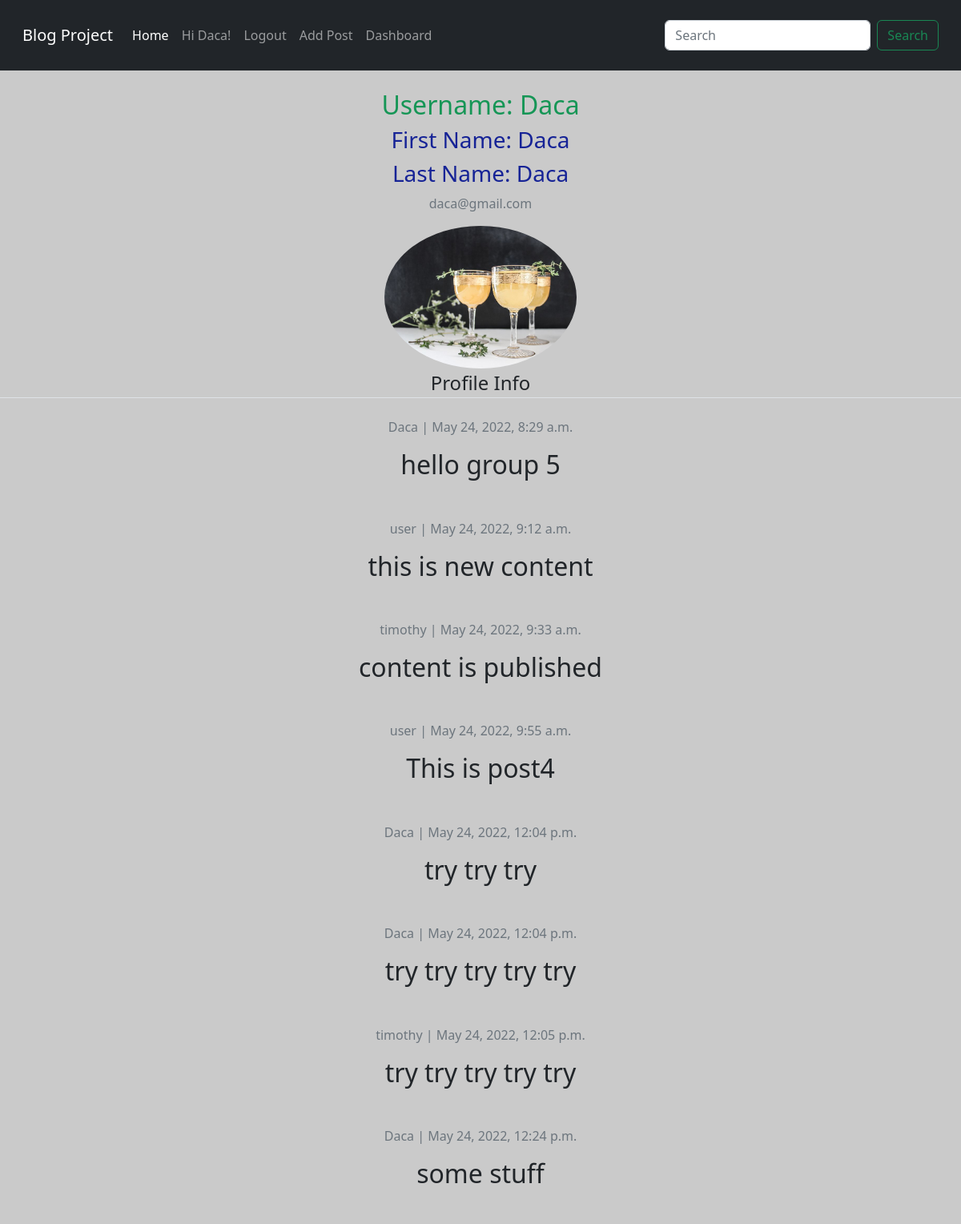
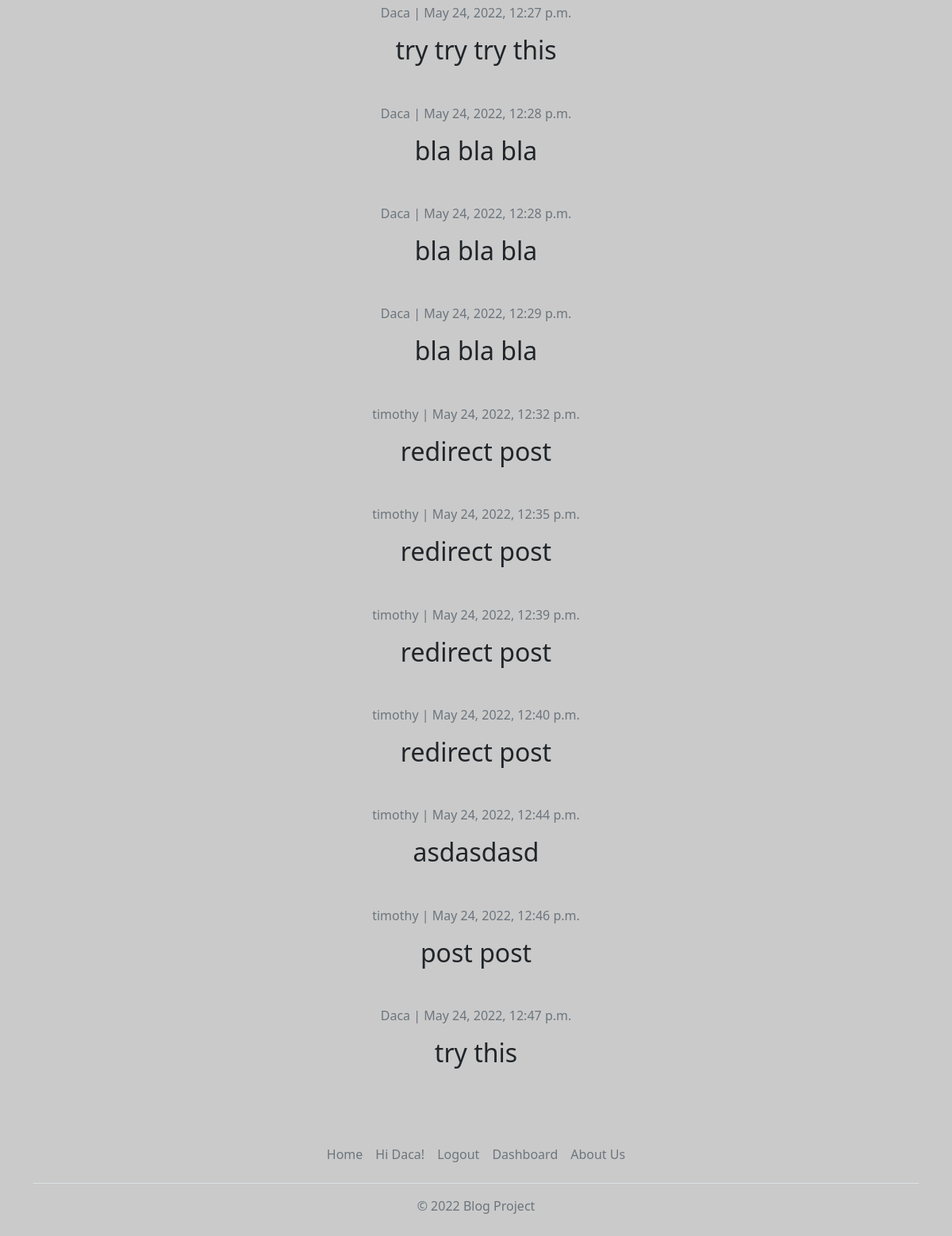
Page /user_profile/ (signed in) on the earlier database version (2 pictures, top to bottom).
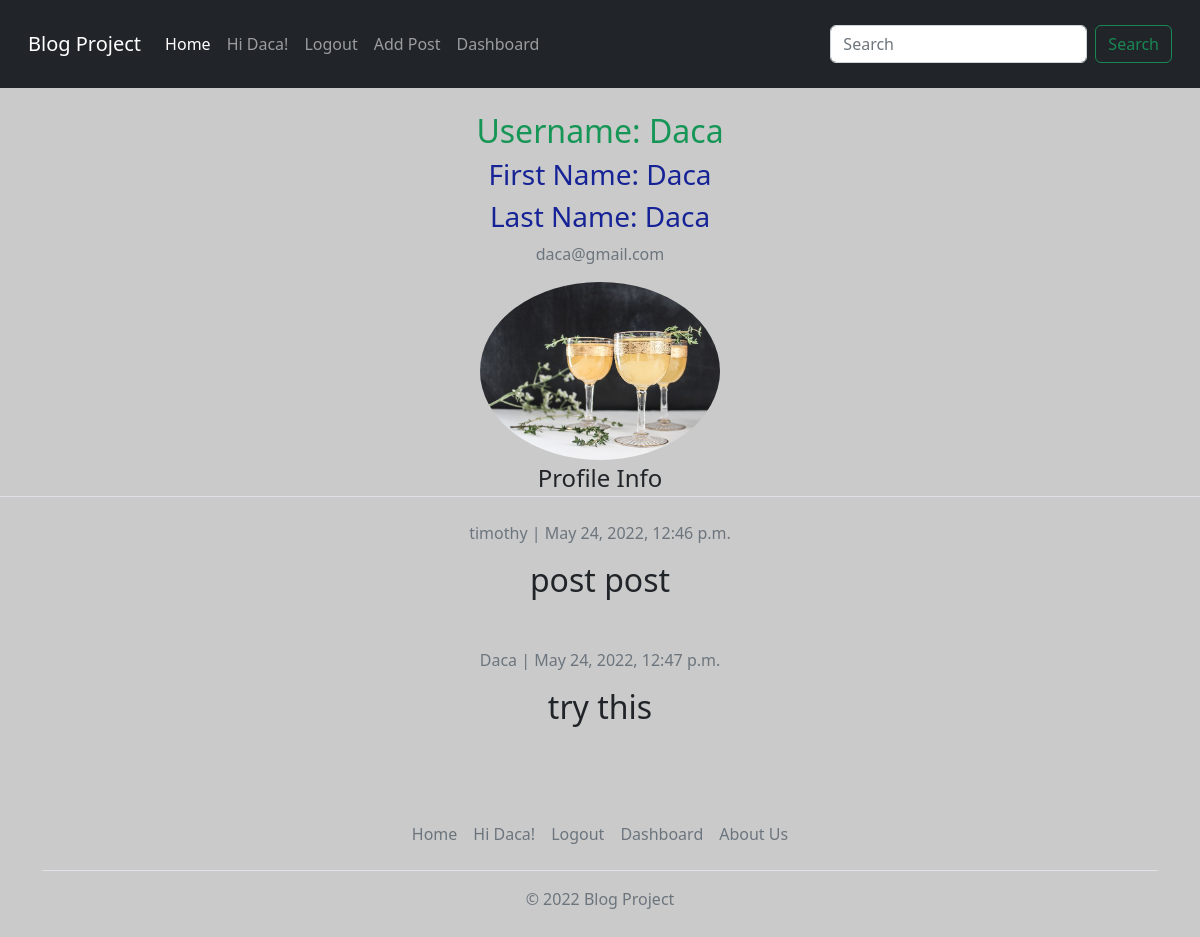
Same page on the later database version.
### blog_app/models.py (models this page shows, shortened)
class UserProfileInfo(models.Model):
    user = models.OneToOneField(User, on_delete=models.CASCADE)
    first_name = models.CharField(("First name"), max_length=50)
    last_name = models.CharField(("Last name"), max_length=50)
    profile_pic = models.ImageField(upload_to = 'profile_pics', blank = True)

class Post(models.Model):
    title = models.CharField(max_length=200, unique=True)
    author = models.ForeignKey(User, editable=False, on_delete= models.CASCADE,related_name='blog_posts', null=True)
    content = models.TextField()
    status = models.IntegerField(choices=STATUS, default=0)
    created_on = models.DateTimeField(auto_now_add=True)

### blog_app/views.py (the view)
# urls.py: url(r'^user_profile/$', views.user_profile, name="user_profile"),
@login_required
def user_profile(request):
    queryset = Post.objects.filter(status=1)
    post_dict = {'post_list': queryset}
    return render(request, 'blog_app/user_profile.html', context=post_dict)

### templates/blog_app/user_profile.html (shortened to what this page needs)
{% extends "blog_app/base.html" %}
{% block content %}
    <div class="content-section">
      <div class="media">
        <div class="media-body">
            <h2 class="account-heading" style="color:rgb(22, 150, 86);">Username: {{ user.username }}</h2>
            <h3>First Name: {{ request.user.first_name }}</h3>
            <h3>Last Name: {{ request.user.last_name }}</h3>
            <p class="text-secondary">{{ user.email }}</p>
            <img class="rounded-circle article-img" src="{{ user.userprofileinfo.profile_pic.url }}" width='240' alt={{user}}>
        </div>
      </div>
      <form method="POST" enctype="multipart/form-data">
        <fieldset class="form-group">
            <legend class="border-bottom mb-4">Profile Info</legend>
        </fieldset>
    </form>
    </div >
    {% for post in post_list %}
    <div class="card-body">
       <p class=" text-muted">{{ post.author }} | {{ post.created_on }}</p>
      <h2 class="card-title">{{ post.content }}</h2>
      <br><br>
    </div>
  {% endfor %}
{% endblock %}

### templates/blog_app/base.html (shortened to what this page needs)
{% load staticfiles %}
<!DOCTYPE html>
<html lang="en">
<head>
    <link href="https://cdn.jsdelivr.net/npm/bootstrap@5.2.0-beta1/dist/css/bootstrap.min.css" rel="stylesheet">
    <link rel="stylesheet" href="{% static "css/basicstyle.css" %}">
    <link href="{% static 'styles/base.css' %}" rel="stylesheet">
</head>
<body>
<header class="p-3 bg-dark">
<nav class="navbar navbar-expand-lg navbar-dark bg-dark">
  <div class="container-fluid">
    <div class="collapse navbar-collapse" id="navbarTogglerDemo01">
      <a class="navbar-brand" href="{% url 'index' %}">Blog Project</a>
      <ul class="navbar-nav me-auto mb-2 mb-lg-0">
        <li class="nav-item">
          <a class="nav-link active" aria-current="page" href="{% url 'index' %}">Home</a>
        </li>
{% if user.is_authenticated %}
        <li class="nav-item">
          <a class="nav-link" href="{% url 'user_profile' %}">Hi {{ user.username }}!</a>
        </li>
        <li class="nav-item">
          <a class="nav-link" href="{% url 'logout' %}">Logout</a>
        </li>
        <li class="nav-item">
          <a class="nav-link" href="{% url 'blog_app:addpost' %}">Add Post</a>
        </li>
{% endif %}
        <li class="nav-item">
          <a class="nav-link" href="#">Dashboard</a>
        </li>
      </ul>
      <form class="d-flex" role="search">
        <input class="form-control me-2" type="search" placeholder="Search" aria-label="Search">
        <button class="btn btn-outline-success" type="submit">Search</button>
      </form>
    </div>
  </div>
</nav>
  </header>
{% block content %}
{% endblock %}
<div class="container">
  <footer class="py-3 my-4">
    <ul class="nav justify-content-center border-bottom pb-3 mb-3">
      <li class="nav-item"><a href="{% url 'index' %}" class="nav-link px-2 text-muted">Home</a></li>
{% if user.is_authenticated %}
        <li class="nav-item">
          <a class="nav-link px-2 text-muted" href="#">Hi {{ user.username }}!</a>
        </li>
        <li class="nav-item">
          <a href="{% url 'logout' %}"  class="nav-link px-2 text-muted">Logout</a>
        </li>
{% endif %}
      <li class="nav-item"><a href="#" class="nav-link px-2 text-muted">Dashboard</a></li>
      <li class="nav-item"><a href="#" class="nav-link px-2 text-muted">About Us</a></li>
    </ul>
    <p class="text-center text-muted">© 2022 Blog Project</p>
  </footer>
</div>
</body>
</html>

### static/css/basicstyle.css (style rules this page uses)
body { background-color:rgb(202, 202, 202); }
h3 { color:rgb(22, 35, 150); }

### static/styles/base.css (style rules this page uses)
body { text-align:center; }

Differences in the rows shown:
removed Post: author "Daca", created_on "May 24, 2022, 8:29 a.m.", content "hello group 5"
removed Post: author "user", created_on "May 24, 2022, 9:12 a.m.", content "this is new content"
removed Post: author "timothy", created_on "May 24, 2022, 9:33 a.m.", content "content is published"
removed Post: author "user", created_on "May 24, 2022, 9:55 a.m.", content "This is post4"
removed Post: author "Daca", created_on "May 24, 2022, 12:04 p.m.", content "try try try"
removed Post: author "Daca", created_on "May 24, 2022, 12:04 p.m.", content "try try try try try"
removed Post: author "timothy", created_on "May 24, 2022, 12:05 p.m.", content "try try try try try"
removed Post: author "Daca", created_on "May 24, 2022, 12:24 p.m.", content "some stuff"
removed Post: author "Daca", created_on "May 24, 2022, 12:27 p.m.", content "try try try this"
removed Post: author "Daca", created_on "May 24, 2022, 12:28 p.m.", content "bla bla bla"
removed Post: author "Daca", created_on "May 24, 2022, 12:28 p.m.", content "bla bla bla"
removed Post: author "Daca", created_on "May 24, 2022, 12:29 p.m.", content "bla bla bla"
removed Post: author "timothy", created_on "May 24, 2022, 12:32 p.m.", content "redirect post"
removed Post: author "timothy", created_on "May 24, 2022, 12:35 p.m.", content "redirect post"
removed Post: author "timothy", created_on "May 24, 2022, 12:39 p.m.", content "redirect post"
removed Post: author "timothy", created_on "May 24, 2022, 12:40 p.m.", content "redirect post"
removed Post: author "timothy", created_on "May 24, 2022, 12:44 p.m.", content "asdasdasd"
